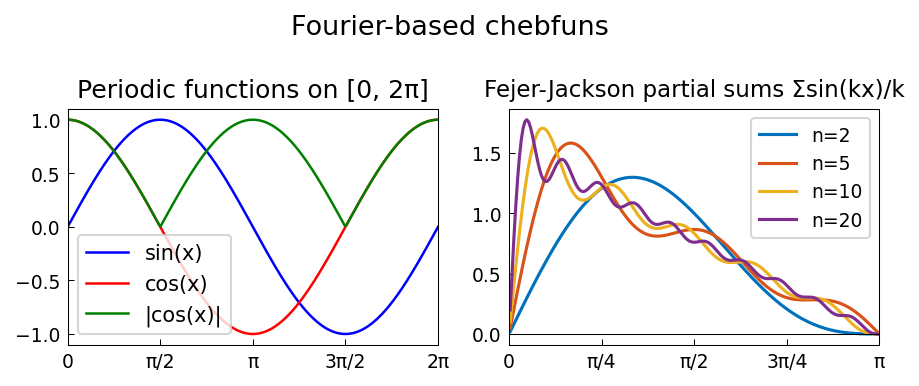

Python code for this plot:
"""Fourier-based Chebfuns and Fourier coefficients.

Demonstrates periodic functions using chebfunjax on periodic domains,
following fourier/FourierCoefficients.m by Grady Wright (June 2014)
and fourier/FourierBasedChebfuns.m.

Original MATLAB Chebfun: Copyright 2017 by The University of Oxford and
The Chebfun Developers. See https://www.chebfun.org/ for Chebfun information.
"""
import os

os.environ.setdefault("XLA_PYTHON_CLIENT_PREALLOCATE", "false")

import matplotlib

matplotlib.use("Agg")
import os
import sys

import jax.numpy as jnp
import matplotlib.pyplot as plt
import numpy as np

sys.path.insert(0, os.path.join(os.path.dirname(__file__), '..', '..', 'src'))

import chebfunjax as cj
from chebfunjax.plotting import chebfun_style

chebfun_style()

def run():
    print("=" * 60)
    print("Fourier-based chebfuns and coefficients")
    print("=" * 60)

    # --- Periodic chebfun via Chebfun on [0, 2*pi] ---
    f = cj.chebfun(jnp.sin, domain=[0.0, 2.0 * float(jnp.pi)])
    print(f"\nsin(x) on [0, 2π]: {len(f.funs[0].tech.coeffs)} coefficients")

    # Evaluate at pi/2: should be 1
    val = float(f(jnp.array(float(jnp.pi) / 2)))
    print(f"f(π/2) = {val:.15f}  (exact: 1.0)")
    assert abs(val - 1.0) < 1e-12

    # Integrate: integral of sin over [0, 2*pi] = 0
    integral_sin = float(f.sum())
    print(f"Integral of sin on [0,2π] = {integral_sin:.2e}  (exact: 0)")
    assert abs(integral_sin) < 1e-10

    # cos on [0, 2*pi]
    g = cj.chebfun(jnp.cos, domain=[0.0, 2.0 * float(jnp.pi)])
    print(f"\ncos(x) on [0, 2π]: {len(g.funs[0].tech.coeffs)} coefficients")

    # sin^2 + cos^2 = 1
    h = cj.chebfun(lambda x: jnp.sin(x)**2 + jnp.cos(x)**2, domain=[0.0, 2.0 * float(jnp.pi)])
    val_identity = float(h(jnp.array(1.0)))
    print(f"\nsin²(x) + cos²(x) at x=1: {val_identity:.15f}  (exact: 1.0)")
    assert abs(val_identity - 1.0) < 1e-12

    # --- |cos(x)| on [0, 2*pi] ---
    print("\n|cos(x)| on [0, 2π]:")
    f_abs_cos = cj.chebfun(lambda x: jnp.abs(jnp.cos(x)), domain=[0.0, 2.0 * float(jnp.pi)])
    print(f"  Degree: {len(f_abs_cos.funs[0].tech.coeffs)}")

    # Integral of |cos(x)| on [0, 2*pi] = 4 (4 quarter-cycles each = 1)
    integral_abs_cos = float(f_abs_cos.sum())
    print(f"  Integral = {integral_abs_cos:.8f}  (exact: 4.0)")
    assert abs(integral_abs_cos - 4.0) < 1e-6

    # --- Chebyshev coefficients of periodic function ---
    coeffs_sin = f.funs[0].tech.coeffs
    coeffs_cos = g.funs[0].tech.coeffs
    print("\nCoefficient magnitudes (first 8):")
    print(f"  sin: {[f'{abs(float(c)):.3e}' for c in coeffs_sin[:8]]}")

    # --- Fejer-Jackson partial sums: positive on (0, pi) ---
    # S_n(x) = sum_{k=1}^{n} sin(kx)/k  > 0 for x in (0, pi)
    print("\nFejer-Jackson partial sums (first 5 positive on (0, pi)):")
    n_fj = 10
    S_fj = cj.chebfun(
        lambda x: sum(jnp.sin(k * x) / k for k in range(1, n_fj + 1)),
        domain=[0.0, float(jnp.pi)]
    )
    # Check min on (0, pi) is positive
    min_val, _ = S_fj.min()
    print(f"  Min of S_10 on [0,π]: {float(min_val):.6f}  (should be > 0 on interior)")
    # Note: min at endpoints can be 0

    # --- Plot ---
    _here = os.path.dirname(os.path.abspath(__file__))
    fig, axes = plt.subplots(1, 2)

    xs_plot = np.linspace(0, 2*np.pi, 300)

    axes[0].plot(xs_plot, np.sin(xs_plot), 'b-', label='sin(x)')
    axes[0].plot(xs_plot, np.cos(xs_plot), 'r-', label='cos(x)')
    axes[0].plot(xs_plot, np.abs(np.cos(xs_plot)), 'g-', label='|cos(x)|')
    axes[0].set_title("Periodic functions on [0, 2π]", fontsize=12)
    axes[0].legend()
    axes[0].set_xlim(0, 2*np.pi)
    axes[0].set_xticks([0, np.pi/2, np.pi, 3*np.pi/2, 2*np.pi])
    axes[0].set_xticklabels(['0', 'π/2', 'π', '3π/2', '2π'])

    # Fejer-Jackson partial sums
    xs_fj = np.linspace(0.01, np.pi - 0.01, 200)
    for n_fj_plot in [2, 5, 10, 20]:
        S = sum(np.sin(k * xs_fj) / k for k in range(1, n_fj_plot + 1))
        axes[1].plot(xs_fj, S, linewidth=1.5, label=f'n={n_fj_plot}')
    axes[1].axhline(0, color='k', linestyle='-', linewidth=0.5)
    axes[1].set_title("Fejer-Jackson partial sums Σsin(kx)/k", fontsize=11)
    axes[1].legend(fontsize=9)
    axes[1].set_xlim(0, np.pi)
    axes[1].set_xticks([0, np.pi/4, np.pi/2, 3*np.pi/4, np.pi])
    axes[1].set_xticklabels(['0', 'π/4', 'π/2', '3π/4', 'π'])

    fig.suptitle("Fourier-based chebfuns", fontsize=13)
    fig.tight_layout()
    fig.savefig(os.path.join(_here, "fourier_coefficients.png"), dpi=150, bbox_inches="tight")
    plt.close(fig)

    print("\nAll assertions passed.")
    return True

if __name__ == "__main__":
    run()
